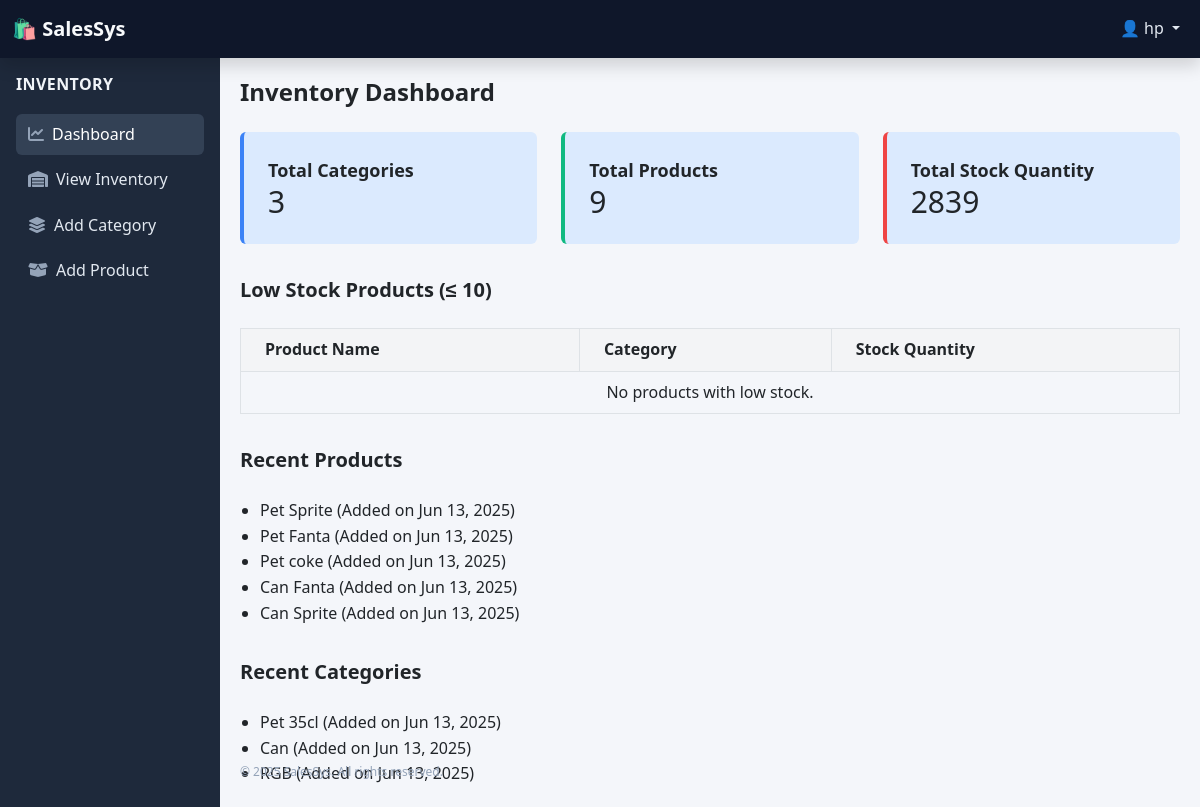
Screenshot of /inventory/dashboard/ (signed in) with the database file from the repository.
### core/models.py (models this page shows, shortened)
class CustomUser(AbstractUser):
    ROLE_CHOICES = (
        ('admin_panel', 'Administrator'),
        ('storekeeper', 'Store Keeper'),
        ('salesperson', 'Sales Person')
    )
    role = models.CharField(max_length=40, choices=ROLE_CHOICES)

### inventory/models.py (models this page shows, shortened)
class Product(models.Model):
    name = models.CharField(max_length=100)
    stock = models.PositiveIntegerField()
    price = models.DecimalField(max_digits=10, decimal_places=2)
    category = models.ForeignKey(Category, related_name='products', on_delete=models.CASCADE)
    created_by = models.ForeignKey(settings.AUTH_USER_MODEL, null=True, blank=True, on_delete=models.SET_NULL)
    created_at = models.DateTimeField(default=timezone.now)  # ✅ Add this line

class Category(models.Model):
    name = models.CharField(max_length=100)
    created_by = models.ForeignKey(
        settings.AUTH_USER_MODEL,
        null=True,
        blank=True,
        on_delete=models.SET_NULL
    )
    created_at = models.DateTimeField(default=timezone.now)
    class Meta:
        verbose_name_plural = 'categories'

### inventory/views.py (the view)
# urls.py: path('dashboard/', views.inventory_dashboard, name='inventory_dashboard'),
@login_required
@user_passes_test(is_storekeeper)
def inventory_dashboard(request):
    total_categories = Category.objects.count()
    total_products = Product.objects.count()
    total_stock = Product.objects.aggregate(total_stock_qty=Sum('stock'))['total_stock_qty'] or 0
    low_stock_threshold = 10
    low_stock_products = Product.objects.filter(stock__lte=low_stock_threshold)
    recent_products = Product.objects.order_by('-created_at')[:5]
    recent_categories = Category.objects.order_by('-created_at')[:5]
    context = {
        'total_categories': total_categories,
        'total_products': total_products,
        'total_stock': total_stock,
        'low_stock_products': low_stock_products,
        'recent_products': recent_products,
        'recent_categories': recent_categories,
    }
    return render(request, 'inventory/dashboard.html', context)

### inventory/views.py (called while the page is built)
def is_storekeeper(user):
    return user.is_authenticated and user.is_storekeeper

### inventory/templates/inventory/dashboard.html (shortened to what this page needs)
{% extends "inventory_base.html" %}
{% block content %}
<h1 class="text-2xl font-bold mb-6">Inventory Dashboard</h1>
<div class="grid grid-cols-1 md:grid-cols-3 gap-6 mb-8">
    <div class="bg-blue-100 border-l-4 border-blue-500 p-4 rounded" >
        <h2 class="text-lg font-semibold">Total Categories</h2>
        <p class="text-3xl">{{ total_categories }}</p>
    </div>
    <div class="bg-blue-100 border-l-4 border-green-500 p-4 rounded">
        <h2 class="text-lg font-semibold">Total Products</h2>
        <p class="text-3xl">{{ total_products }}</p>
    </div>
    <div class="bg-blue-100 border-l-4 border-red-500 p-4 rounded">
        <h2 class="text-lg font-semibold">Total Stock Quantity</h2>
        <p class="text-3xl">{{ total_stock }}</p>
    </div>
</div>
<h2 class="text-xl font-semibold mb-4">Low Stock Products (≤ 10)</h2>
<table class="min-w-full table-auto mb-8 border border-gray-300">
    <thead>
        <tr class="bg-gray-100">
            <th class="border px-4 py-2">Product Name</th>
            <th class="border px-4 py-2">Category</th>
            <th class="border px-4 py-2">Stock Quantity</th>
        </tr>
    </thead>
    <tbody>
        {% for product in low_stock_products %}
        <tr>
            <td class="border px-4 py-2">{{ product.name }}</td>
            <td class="border px-4 py-2">{{ product.category.name }}</td>
            <td class="border px-4 py-2 text-red-600 font-bold">{{ product.stock }}</td>
        </tr>
        {% empty %}
        <tr>
            <td colspan="3" class="border px-4 py-2 text-center">No products with low stock.</td>
        </tr>
        {% endfor %}
    </tbody>
</table>
<h2 class="text-xl font-semibold mb-4">Recent Products</h2>
<ul class="list-disc pl-5 mb-8">
    {% for product in recent_products %}
        <li>{{ product.name }} (Added on {{ product.created_at|date:"M d, Y" }})</li>
    {% empty %}
        <li>No recent products found.</li>
    {% endfor %}
</ul>
<h2 class="text-xl font-semibold mb-4">Recent Categories</h2>
<ul class="list-disc pl-5">
    {% for category in recent_categories %}
        <li>{{ category.name }} (Added on {{ category.created_at|date:"M d, Y" }})</li>
    {% empty %}
        <li>No recent categories found.</li>
    {% endfor %}
</ul>
{% endblock %}

### templates/inventory_base.html (shortened to what this page needs)
<!DOCTYPE html>
{% load static %}
<html lang="en">
<head>
    <link href="https://cdn.jsdelivr.net/npm/bootstrap@5.3.0/dist/css/bootstrap.min.css" rel="stylesheet">
    <link href="https://cdnjs.cloudflare.com/ajax/libs/font-awesome/6.4.0/css/all.min.css" rel="stylesheet">
    <link href="https://cdn.jsdelivr.net/npm/tailwindcss@2.2.19/dist/tailwind.min.css" rel="stylesheet">
    <link href="https://cdnjs.cloudflare.com/ajax/libs/toastr.js/latest/toastr.min.css" rel="stylesheet">
    <link rel="stylesheet" href="{% static 'css/sale.css' %}">
</head>
<body>
<nav class="navbar navbar-expand-lg fixed-top shadow">
    <div class="container-fluid">
        <a class="navbar-brand" href="{% url 'create_order' %}">🛍️ SalesSys</a>
        <div class="collapse navbar-collapse justify-content-end" id="navbarCollapseMenu">
            <ul class="navbar-nav mb-2 mb-lg-0">
                {% if request.user.is_authenticated %}
                    <li class="nav-item dropdown">
                        <a class="nav-link dropdown-toggle" href="#" id="userDropdown" role="button" data-bs-toggle="dropdown">
                            👤 {{ request.user.username }}
                        </a>
                    </li>
                {% else %}
                    <li class="nav-item">
                        <a class="nav-link" href="{% url 'login' %}">Login</a>
                    </li>
                {% endif %}
            </ul>
        </div>
    </div>
</nav>
<div class="d-flex">
    <div class="sidebar p-3" id="sidebar">
        <ul class="nav flex-column">
            <li class="nav-item mb-3">
                <strong class="uppercase tracking-wide">Inventory</strong>
            </li>
            <li class="nav-item">
                <a href="{% url 'inventory_dashboard' %}" class="nav-link {% if request.path == '/inventory/dashboard/' %}active{% endif %}">
                    <i class="fa fa-chart-line me-2"></i>Dashboard
                </a>
            </li>
            <li class="nav-item">
                <a href="{% url 'inventory' %}" class="nav-link {% if request.path == '/inventory/' %}active{% endif %}">
                    <i class="fa fa-warehouse me-2"></i>View Inventory
                </a>
            </li>
            <li class="nav-item">
                <a href="{% url 'create_category' %}" class="nav-link {% if request.path == '/inventory/category/add/' %}active{% endif %}">
                    <i class="fa fa-layer-group me-2"></i>Add Category
                </a>
            </li>
            <li class="nav-item">
                <a href="{% url 'create_product' %}" class="nav-link {% if request.path == '/inventory/product/add/' %}active{% endif %}">
                    <i class="fa fa-box-open me-2"></i>Add Product
                </a>
            </li>
        </ul>
    </div>
    <div class="content">
        {% block content %}{% endblock %}
        <footer style="position:fixed;   bottom: 10px;">
            © {{ year|default:"2025" }} SalesSys. All rights reserved.
        </footer>
    </div>
</div>
</body>
</html>

### static/css/sale.css (style rules this page uses)
*, *::before, *::after { box-sizing: border-box; }
body { padding-top: 56px; margin: 0; font-family: 'Segoe UI', Tahoma, Geneva, Verdana, sans-serif; }
.sidebar { height: calc(100vh - 56px); width: 190px; background-color: #bdc9d9; padding: 20px; position: fixed; top: 56px; left: 0; z-index: 1000; overflow-y: auto; }
.content { margin-left: 190px; padding: 20px; }
.nav-link { font-weight: 500; color: #333; padding: 8px 12px; display: block; transition: background-color 0.2s ease; text-decoration: none; }
.nav-link:hover, .nav-link.active { background-color: #3a638e; border-radius: 5px; color: white; }

### templates/inventory_base.html (style rules this page uses)
body { padding-top: 56px; background-color: #f4f6fa; font-family: 'Segoe UI', Tahoma, Geneva, Verdana, sans-serif; line-height: 1.6; }
.sidebar { background-color: #1e293b; min-height: 100vh; transition: left 0.3s ease-in-out; position: fixed; top: 56px; left: 0; width: 220px; overflow-y: auto; z-index: 1000; }
.sidebar .nav-link { color: #cbd5e1; border-radius: 0.375rem; padding: 8px 12px; margin-bottom: 4px; }
.sidebar .nav-link:hover, .sidebar .nav-link.active { background-color: #334155; color: #ffffff !important; }
.sidebar .nav-link i { color: #94a3b8; }
.sidebar strong { color: #f1f5f9; font-size: 1rem; }
.navbar { background-color: #0f172a; }
.navbar-brand { color: #f8fafc !important; font-weight: bold; }
.nav-link, .dropdown-menu a { color: #e2e8f0 !important; }
.content { margin-left: 220px; padding: 20px; width: 100%; }
footer { text-align: center; color: #94a3b8; font-size: 0.75rem; padding: 1rem 0; }

### rows the page displays
CustomUser: user.username "hp"
Product: name "Pet Sprite", created_at "Jun 13, 2025"
Product: name "Pet Fanta", created_at "Jun 13, 2025"
Product: name "Pet coke", created_at "Jun 13, 2025"
Product: name "Can Fanta", created_at "Jun 13, 2025"
Product: name "Can Sprite", created_at "Jun 13, 2025"
Category: name "Pet 35cl", created_at "Jun 13, 2025"
Category: name "Can", created_at "Jun 13, 2025"
Category: name "RGB", created_at "Jun 13, 2025"

### other values shown
{{ total_categories }} "3"
{{ total_products }} "9"
{{ total_stock }} "2839"
{{ year|default:"2025" }} "2025"
